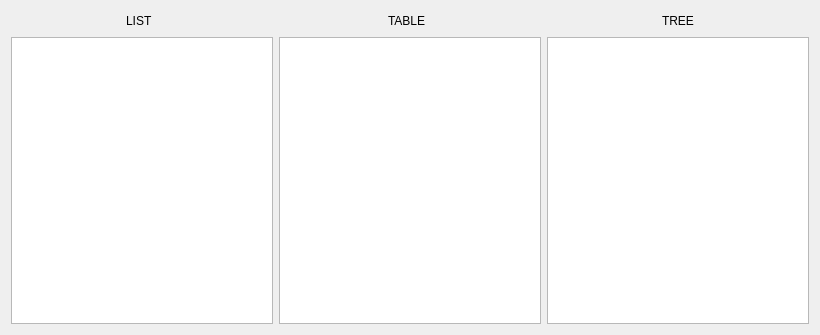
<?xml version="1.0" encoding="UTF-8"?>
<ui version="4.0">
 <class>Widget</class>
 <widget class="QWidget" name="Widget">
  <property name="geometry">
   <rect>
    <x>0</x>
    <y>0</y>
    <width>820</width>
    <height>335</height>
   </rect>
  </property>
  <property name="windowTitle">
   <string>Widget</string>
  </property>
  <layout class="QVBoxLayout" name="verticalLayout">
   <item>
    <layout class="QHBoxLayout" name="horizontalLayout">
     <item>
      <spacer name="horizontalSpacer_2">
       <property name="orientation">
        <enum>Qt::Orientation::Horizontal</enum>
       </property>
       <property name="sizeHint" stdset="0">
        <size>
         <width>40</width>
         <height>20</height>
        </size>
       </property>
      </spacer>
     </item>
     <item>
      <widget class="QLabel" name="label">
       <property name="text">
        <string>LIST</string>
       </property>
      </widget>
     </item>
     <item>
      <spacer name="horizontalSpacer">
       <property name="orientation">
        <enum>Qt::Orientation::Horizontal</enum>
       </property>
       <property name="sizeHint" stdset="0">
        <size>
         <width>40</width>
         <height>20</height>
        </size>
       </property>
      </spacer>
     </item>
     <item>
      <spacer name="horizontalSpacer_5">
       <property name="orientation">
        <enum>Qt::Orientation::Horizontal</enum>
       </property>
       <property name="sizeHint" stdset="0">
        <size>
         <width>40</width>
         <height>20</height>
        </size>
       </property>
      </spacer>
     </item>
     <item>
      <widget class="QLabel" name="label_2">
       <property name="text">
        <string>TABLE</string>
       </property>
      </widget>
     </item>
     <item>
      <spacer name="horizontalSpacer_3">
       <property name="orientation">
        <enum>Qt::Orientation::Horizontal</enum>
       </property>
       <property name="sizeHint" stdset="0">
        <size>
         <width>40</width>
         <height>20</height>
        </size>
       </property>
      </spacer>
     </item>
     <item>
      <spacer name="horizontalSpacer_6">
       <property name="orientation">
        <enum>Qt::Orientation::Horizontal</enum>
       </property>
       <property name="sizeHint" stdset="0">
        <size>
         <width>40</width>
         <height>20</height>
        </size>
       </property>
      </spacer>
     </item>
     <item>
      <widget class="QLabel" name="label_3">
       <property name="text">
        <string>TREE</string>
       </property>
      </widget>
     </item>
     <item>
      <spacer name="horizontalSpacer_4">
       <property name="orientation">
        <enum>Qt::Orientation::Horizontal</enum>
       </property>
       <property name="sizeHint" stdset="0">
        <size>
         <width>40</width>
         <height>20</height>
        </size>
       </property>
      </spacer>
     </item>
    </layout>
   </item>
   <item>
    <layout class="QHBoxLayout" name="horizontalLayout_2">
     <item>
      <widget class="QListView" name="listView"/>
     </item>
     <item>
      <widget class="QTableView" name="tableView"/>
     </item>
     <item>
      <widget class="QTreeView" name="treeView"/>
     </item>
    </layout>
   </item>
  </layout>
 </widget>
 <resources/>
 <connections/>
</ui>
